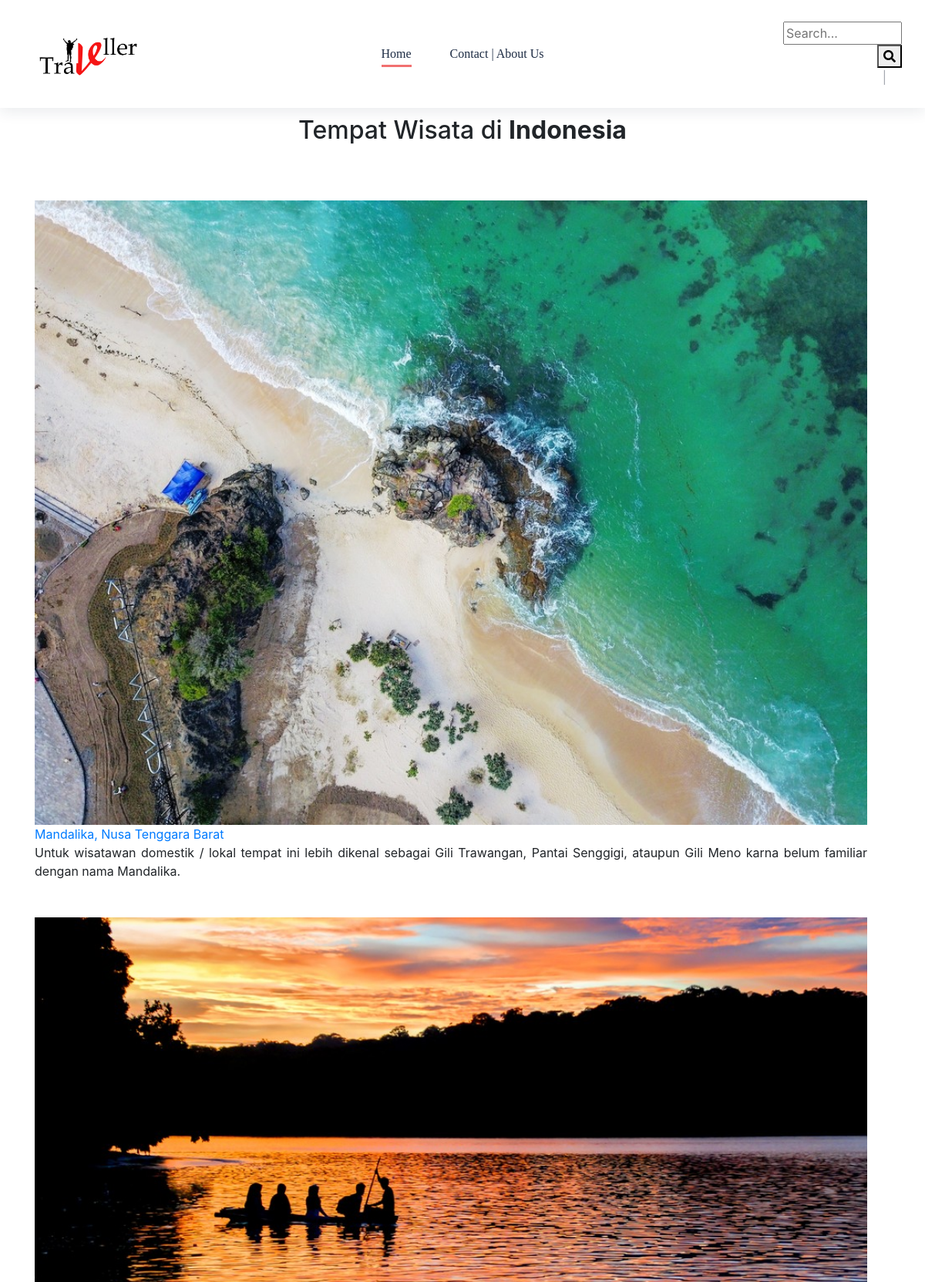
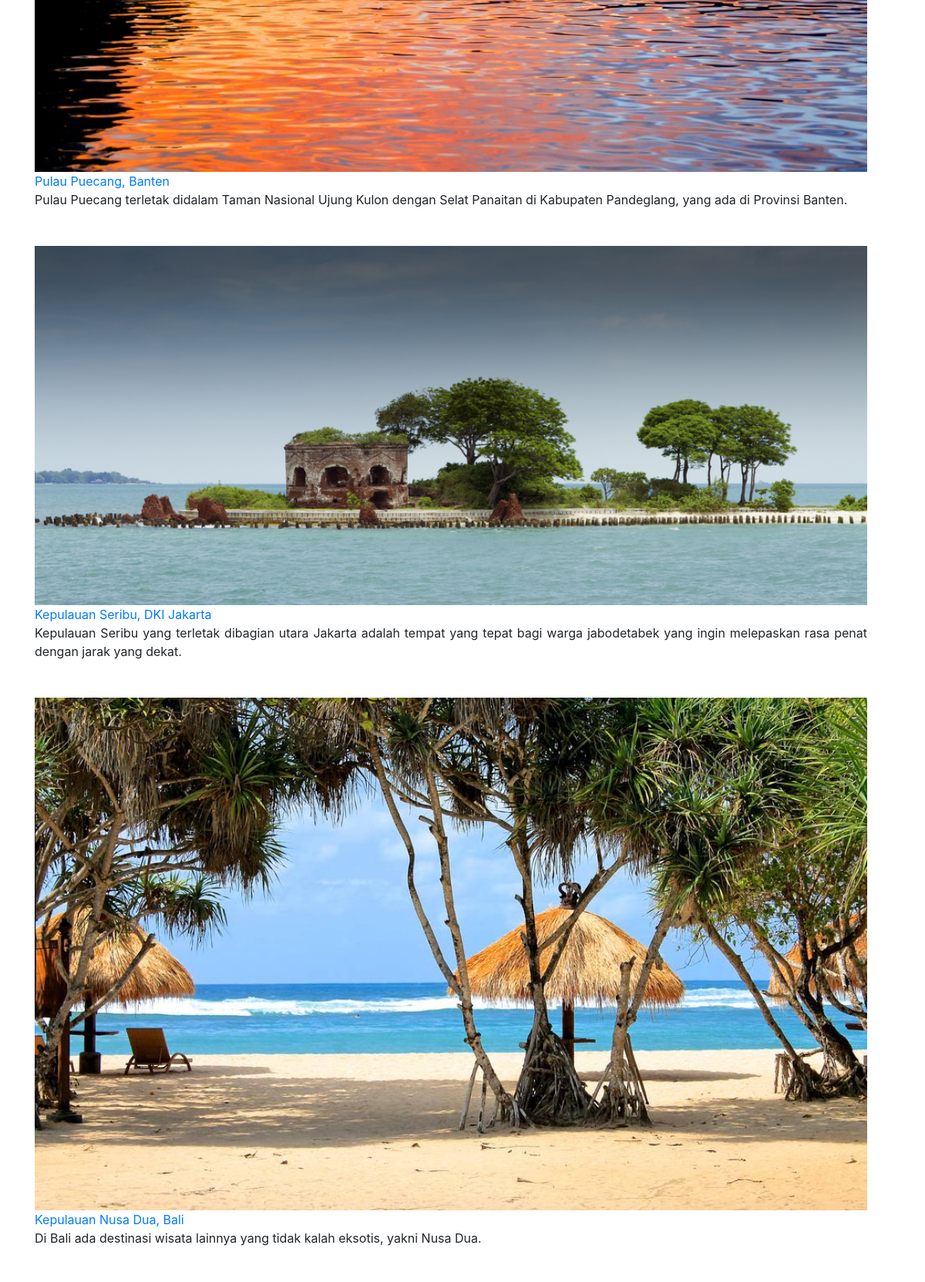
The page / (upper part) on the database its author committed (2 pictures, top to bottom).
### tables this page shows
CREATE TABLE `pages` (
  `id` int(12) NOT NULL,
  `foto` varchar(255) NOT NULL,
  `title` varchar(100) NOT NULL,
  `content` varchar(255) NOT NULL,
  `created_at` timestamp NOT NULL DEFAULT current_timestamp(),
  `updated_at` timestamp NOT NULL DEFAULT current_timestamp(),
  `deleted_at` timestamp NULL DEFAULT NULL
);

### index.php (the view, shortened to what this page needs)
<?php
require_once 'admin/config/db.php';
function query($query){
  global $db;
$result = mysqli_query($db, $query);
$rows = [];
while($row = mysqli_fetch_assoc($result)){
  $rows[] = $row;
}
return $rows;
}
$jumlahDataPerHalaman = 5;
$jumlahData = count(query("SELECT * FROM pages"));
$halamanAktif = (isset($_GET["halaman"])) ? $_GET["halaman"] : 1;
$awalData = ($jumlahDataPerHalaman * $halamanAktif) - $jumlahDataPerHalaman;
$pgs = query("SELECT * FROM pages LIMIT $awalData,$jumlahDataPerHalaman");
?>
<!DOCTYPE html>
<html lang="en">
  <head>
    <link rel="stylesheet" href="assets/css/style.css">
    <link rel="stylesheet" href="assets/css/slick.css">
    <link rel="stylesheet" href="assets/css/jquery-ui.css">
    <link rel="stylesheet" href="assets/css/custom_bootstrap.css">
    <link href="admin/assets/fontawesome-free/css/all.min.css" rel="stylesheet">
    <link rel="stylesheet" href="assets/css/plyr.css">
    <link rel="stylesheet" href="assets/css/aos.css">
    <link rel="stylesheet" href="assets/css/animate.css">
    <link rel="stylesheet" href="assets/css/themify-icons.css">
  </head>
  <body>
    <div id="main">
      <header>
        <div class="header-wrapper">
          <div class="container">
            <div class="header-menu">
              <div class="row no-gutters align-items-center justify-content-center">
                <div class="col-4 col-md-2">
                  <a class="logo" disabled="">
                    <img src="assets/images/index/traveller.jpg" alt="logo" width="90%">
                  </a>
                </div>
                <div class="col-8 col-md-8">
                <nav class="navigation">
                  <ul>
                    <li class="nav-item"><a class="pisen-nav-link active" href="index.php">Home</a></i>
                    <li class="nav-item"><a class="pisen-nav-link" href="cas.php">Contact | About Us</a></li>
                  </ul>
                </nav>
              </div>
              <div class="col-0 col-xl-2">
                <div class="menu-function">
                  <div id="search">
                  <form action="" method="post">
                    <input type="text" name="keyword" id="" size="10" autofocus placeholder="Search..." autocomplete="off">
                    <button type="submit" name="cari"><i class="fas fa-search"></i></button>
                  </form>
                  </div>
                </div>
              </div>
            </div>
          </div>
        </div>
      </header>
      <h2 class="text-center"> Tempat Wisata di <b>Indonesia</b> </h2> <br>
      <?php foreach($pgs as $row) : ?>
      <section>
        <div class="container">
          <div class="container row justify-content-center">
            <div class="col-12 col-md-12" align="justify">
              <div class="post-block post-classic">
                <div class="post-img mt-5 text-center">
                  <img src="assets/images/index/<?= $row["foto"]; ?>" width="100%" alt="post image">
                </div>
                <div class="post-detail">
                  <a class="post-title regular" href="detail.php?id=<?= $row["id"]; ?>"> <?php echo $row["title"]; ?> </a>
                  <p class="post-describe">
                    <?php echo $row["content"]; ?>
                  </p>
                </div>
              </div>
            </div>
          </div>
        </div>
      </section>
      <?php endforeach; ?>
    </div>
  </body>
</html>

### assets/css/style.css (style rules this page uses)
header { position: fixed; top: 0; left: 0; z-index: 20; width: 100vw; transition: .4s ease; }
header .header-wrapper { box-shadow: 0px 4px 18px 0 rgba(32, 45, 73, 0.1); background-color: #fff; padding: 25px 0; transition: .4s ease; }
header .header-wrapper .logo { display: inline-block; }
header .header-wrapper .header-menu ul { text-align: center; padding-left: 0; margin-bottom: 0; }
header .header-wrapper .header-menu ul .nav-item { list-style: none; display: inline-block; }
header .header-wrapper .header-menu ul .nav-item .pisen-nav-link { font-family: "Cerebri-bold"; font-size: 16px; color: #1d2c44; line-height: 24px; display: inline-block; -webkit-transition: 0.3s ease; -moz-transition: 0.3s ease; -ms-transition: 0.3s ease; -o-transition: 0.3s ease; transition: 0.3s ease; display: inline-block; padding: 15px 25px; position: relative; text-transform: capitalize; }
header .header-wrapper .header-menu ul .nav-item .pisen-nav-link:before { background-color: #f17070; content: ""; display: block; position: absolute; height: 3px; width: 0px; bottom: 10px; -webkit-transition: all 0.4s cubic-bezier(0.22, 0.68, 0, 1.71); -moz-transition: all 0.4s cubic-bezier(0.22, 0.68, 0, 1.71); -ms-transition: all 0.4s cubic-bezier(0.22, 0.68, 0, 1.71); -o-transition: all 0.4s cubic-bezier(0.22, 0.68, 0, 1.71); transition: all 0.4s cubic-bezier(0.22, 0.68, 0, 1.71); }
header .header-wrapper .header-menu ul .nav-item .pisen-nav-link.active:before { width: calc(100% - 50px); }
header .header-wrapper .menu-function { text-align: right; }
header .header-wrapper .menu-function #search { display: inline-block; }
header .header-wrapper .menu-function #search:after { content: "|"; margin: 0 20px; font-size: 16px; color: #a4a8b0; }
#main { padding-top: 150px; }

### rows shown on the page
pages: foto (picture), title "Mandalika, Nusa Tenggara Barat", content "Untuk wisatawan domestik / lokal tempat ini lebih dikenal sebagai Gili Trawangan, Pantai Senggigi, ataupun Gili Meno karna belum familiar dengan nama Mandalika."
pages: foto (picture), title "Pulau Puecang, Banten", content "Pulau Puecang terletak didalam Taman Nasional Ujung Kulon dengan Selat Panaitan di Kabupaten Pandeglang, yang ada di Provinsi Banten."
pages: foto (picture), title "Kepulauan Seribu, DKI Jakarta", content "Kepulauan Seribu yang terletak dibagian utara Jakarta adalah tempat yang tepat bagi warga jabodetabek yang ingin melepaskan rasa penat dengan jarak yang dekat."
pages: shows a picture, title "Kepulauan Nusa Dua, Bali", content "Di Bali ada destinasi wisata lainnya yang tidak kalah eksotis, yakni Nusa Dua."
